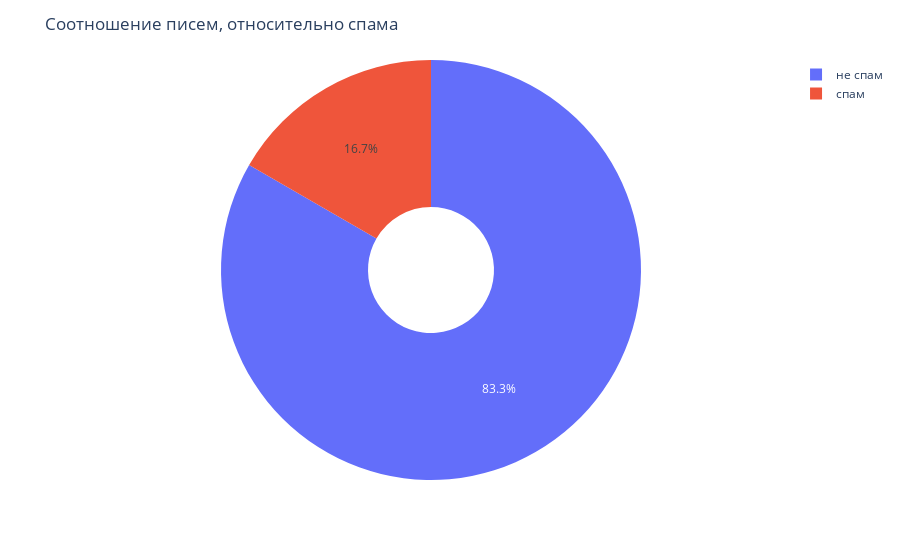

The notebook cell saved with this chart:
### Code cell
fig = px.pie(ratio_info, 
             values = 'count',
             names = ratio_info.index,
             hole=.3,
             )
fig.update_layout(
            title_text="Соотношение писем, относительно спама"
    )
fig.show()

### Figure 1 — Plotly figure (JSON) as saved in the notebook; plotly's stock layout.template omitted (floating-point values rounded to 4 significant figures)
{"data": [{"domain": {"x": [0, 1], "y": [0, 1]}, "hole": 0.3, "hovertemplate": "label=%{label}<br>count=%{value}<extra></extra>", "labels": ["не спам", "спам"], "legendgroup": "", "name": "", "showlegend": true, "type": "pie", "values": [2500, 500]}], "layout": {"legend": {"tracegroupgap": 0}, "margin": {"t": 60}, "title": {"text": "Соотношение писем, относительно спама"}}}
